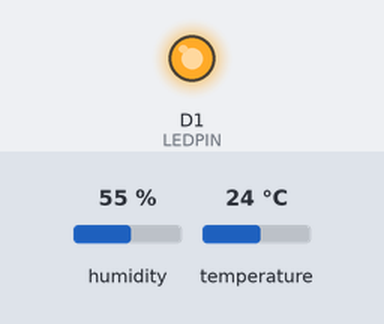
Simulated run of this sketch. Board: ESP8266 (NodeMCU). Shown: output pins drawn as LEDs (lit = HIGH). Inputs (shaded band) come from the test bench; at power-on: humidity 55 %, temperature 24 °C. WiFi joins after 1.5 s; servers stay silent unless stated; uploads are accepted with an empty reply; what the sketch prints to the serial monitor is not drawn.

Above: at 4.0 s.
At 14.1 s:
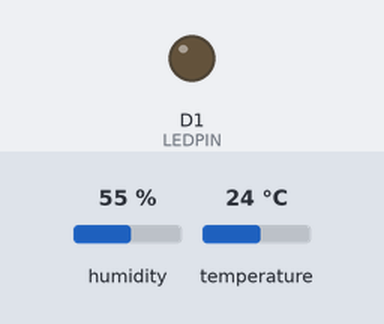
Timing chart, 0 to 27.8 s (numbered marks = the images above):
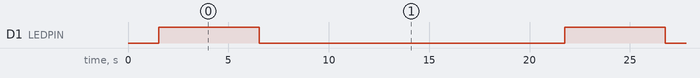

Measured:
- by itself, D1 (LEDPIN): alternates HIGH for 5.0 s and LOW for 15.2 s

The sketch:

nodemcu_code.ino
```cpp
#include <ESP8266WiFi.h>
#include <ESP8266HTTPClient.h>
#include <DHT.h>
#include <ArduinoJson.h>

// WiFi credentials
const char* ssid = "<WifiName>";
const char* password = "<WifiPassword>";

// Server URL
const char* serverName = "http://<ServerIP>:5000/api/data";

// DHT sensor config
#define DHTPIN D2       // GPIO4
#define DHTTYPE DHT11
DHT dht(DHTPIN, DHTTYPE);

// LED pin
#define LEDPIN D1       // GPIO5

void setup() {
  Serial.begin(115200);
  pinMode(LEDPIN, OUTPUT);
  dht.begin();

  // Connect to WiFi
  WiFi.begin(ssid, password);
  Serial.print("Connecting to WiFi");
  while (WiFi.status() != WL_CONNECTED) {
    delay(500);
    Serial.print(".");
  }
  Serial.println(" Connected!");
}

void loop() {
  // Read temperature and humidity
  float temperature = dht.readTemperature();
  float humidity = dht.readHumidity();

  // Check if reading failed
  if (isnan(temperature) || isnan(humidity)) {
    Serial.println("Failed to read from DHT sensor!");
    delay(5000);
    return;
  }

  // Prepare JSON payload
  StaticJsonDocument<200> doc;
  doc["timestamp"] = ""; // Leave empty, server fills it
  doc["userid"] = "esp_user_1";
  doc["sensorid"] = "dht11_temp";
  doc["value"] = temperature;

  String payload;
  serializeJson(doc, payload);

  // Blink LED for 5 seconds
  digitalWrite(LEDPIN, HIGH);
  delay(5000);
  digitalWrite(LEDPIN, LOW);

  // Send HTTP POST request
  if (WiFi.status() == WL_CONNECTED) {
    WiFiClient client;
    HTTPClient http;
    http.begin(client, serverName);
    http.addHeader("Content-Type", "application/json");

    int httpResponseCode = http.POST(payload);

    if (httpResponseCode > 0) {
      String response = http.getString();
      Serial.println("Server response:");
      Serial.println(response);
    } else {
      Serial.print("Error code: ");
      Serial.println(httpResponseCode);
    }
    http.end();
  } else {
    Serial.println("WiFi Disconnected");
  }

  delay(15000); // Send every 15 seconds
}
```
